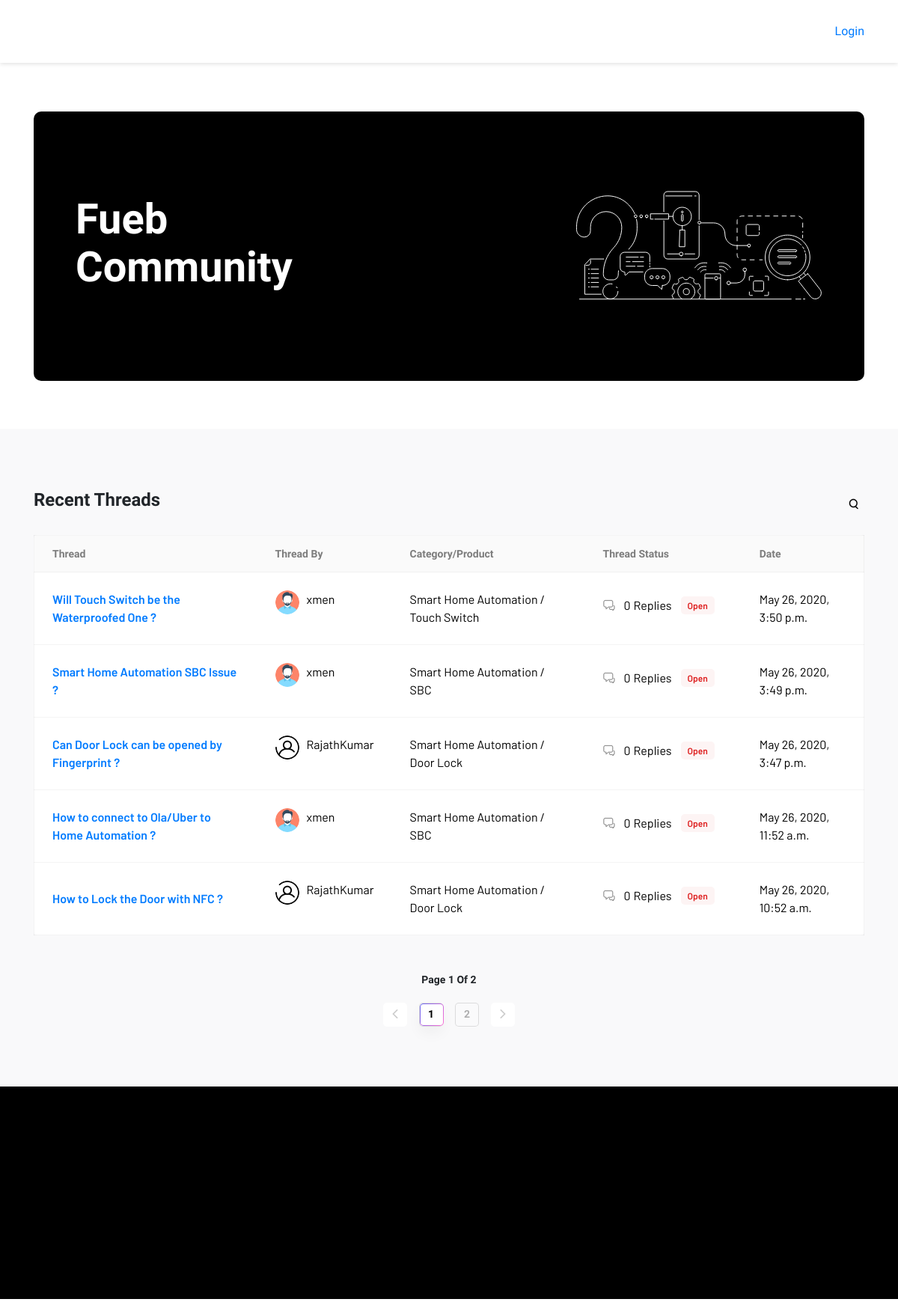
/, run on an earlier commit of the app's database.
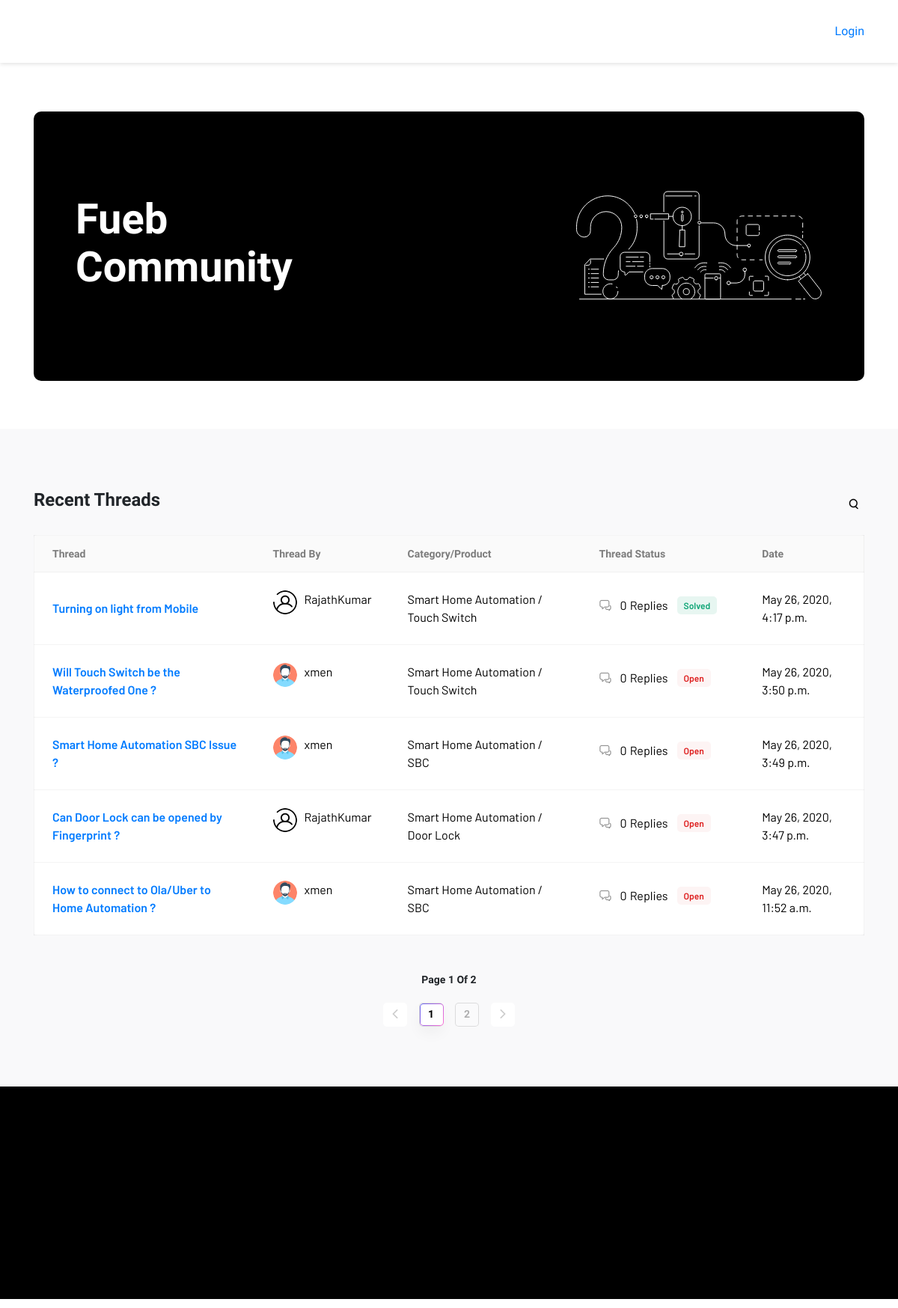
And on a later commit of the database.
### community/models.py (models this page shows)
class allthread(models.Model):
    thread_id = models.AutoField(primary_key=True)
    category = models.CharField(max_length=255,blank=True)
    product = models.CharField(max_length=255,blank=True)
    topic = models.CharField(max_length=255,blank=True)
    content = models.CharField(max_length=500,blank=True)
    thread_by = models.ForeignKey(User, on_delete=models.CASCADE)
    replies = models.IntegerField(default=0,blank=True)
    thread_status = models.BooleanField(default=False)
    dateandtime = models.DateTimeField(auto_now=True,blank=True)
    solved = models.BooleanField(default=False)
    likes = models.IntegerField(default=0)
    shares = models.IntegerField(default=0)

class User(AbstractUser):
    GENDER = (
        (None, _('Select Your Gender')),
        ('Male', _('Male')),
        ('Female', _('Female')),
    )
    cover = models.ImageField(upload_to='profileimages/', blank=True)
    mobile = models.CharField(max_length=255, default="0000000000")
    gender = models.CharField(max_length=7, choices=GENDER, blank=True)
    city = models.CharField(max_length=30, blank=True)
    zip = models.CharField(max_length=10, blank=True)
    nationality = CountryField(null=True)
    dob = models.DateField(default=datetime.date.today)

### community/views.py (the view, shortened to what this page needs)
# urls.py: path('', views.index, name='index'),
def index(request):
    all_entries = allthread.objects.all().order_by('-dateandtime')
    paginator = Paginator(all_entries, 5)
    page = request.GET.get('page')
    all_entries = paginator.get_page(page)
    return render(request, 'community/forum-landing.html', {'all_entries': all_entries})

### community/templates/community/forum-landing.html (shortened to what the changed rows need)
{% extends "community/base.html" %}
{% load static %}
{% block content %}
      <section class="section-forum-bnnr">
        <div class="container">
          <div class="row">
            <div class="col-12">
              <div class="forum-bnner">
                <h2 class="forum-bnner__heading">Fueb Community</h2>
              </div>
            </div>
          </div>
        </div>
      </section>
      <section class="section-thread bg-grey section-padding5">
        <div class="container">
          <div class="row">
            <div class="col-12">
              <table class="table-thread">
                <thead class="table-header">
                  <tr>
                    <th>Thread</th>
                    <th>Thread By</th>
                    <th>Category/Product</th>
                    <th>Thread Status</th>
                    <th>Date</th>
                  </tr>
                </thead>
                <tbody class="table-body">
                  {% if all_entries %}
                  {% for entries in all_entries %}
                  <tr>
                    <td><a href="{% url 'forum_thread' entries.thread_id %}">{{ entries.topic }}</a></td>
                    <td class="thrd-by">
                      {% if entries.thread_by.cover.url is not None %}
                        <img src="{{ entries.thread_by.cover.url }}" width="48" height="48" alt="profile-img"/>
                        <span>{{ entries.thread_by.first_name }}{{ entries.thread_by.last_name }}</span></td>
                      {% else %}
                        <img src="{% static "community/assets/images/profile-imgi.png" %}" width="48" height="48" alt="profile-img"/>
                        <span>{{ entries.thread_by }}</span></td>
                      {% endif %}
                    <td> {{ entries.category }} / {{ entries.product }}</td>
                    <td class="thrd-status"><img src="{% static "community/assets/icons/Comment-Icon.svg" %}" alt="icon-comment"/><span class="thrd-status__num">{{ entries.replies }}</span><span>Replies </span>
                      {% if entries.solved %}
                       <span class="thrdStat thrdStat--solved">
                       Solved
                       </span>
                       {% else %}
                       <span class="thrdStat thrdStat--open">
                       Open
                      </span>
                       {% endif %}
                    </td>
                    <td class="thrd-date">{{ entries.dateandtime }}</td>
                  </tr>
                  {% endfor %}
                  {% endif %}
                </tbody>
              </table>
            </div>
            <div class="col-12">
              {% if all_entries.paginator.num_pages > 1 %}
              <nav class="table-pagination">
                <ul class="pagination">
                  {% for i in all_entries.paginator.page_range %}
                  {% if all_entries.number == i %}
                    <li class="pagination-item"><a class="page-link active" href="?page={{ i }}">{{ i }}</a></li>
                  {% else %}
                    <li class="pagination-item"><a class="page-link" href="?page={{ i }}">{{ i }}</a></li>
                  {% endif %}
                {% endfor %}
                </ul>
               </nav>
              {% endif %}
            </div>
          </div>
        </div>
      </section>
{% endblock %}

What changed in the data, as far as the page shows it:
no longer on this page (row unchanged): allthread: topic "How to Lock the Door with NFC ?", thread_by.cover (placeholder picture), thread_by.first_name "Rajath", thread_by.last_name "Kumar", category "Smart Home Automation", product "Door Lock", replies "0", solved "Open", dateandtime "May 26, 2020, 10:52 a.m."
now on this page (row edited): allthread: topic "Turning on light from Mobile", thread_by.cover (placeholder picture), thread_by.first_name "Rajath", thread_by.last_name "Kumar", category "Smart Home Automation", product "Touch Switch", replies "0", solved "Solved", dateandtime "May 26, 2020, 4:17 p.m."
